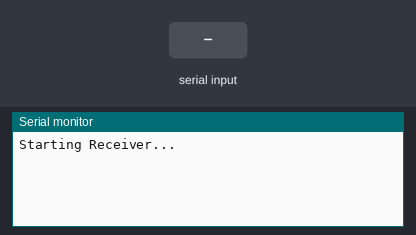
The sketch below on a simulated ESP32. On the bench: the last lines printed to the serial monitor. Inputs (shaded band) come from the test bench.

Above: at 1.2 s.
1.3 s: "1\n" received over the second serial link
At 1.7 s:
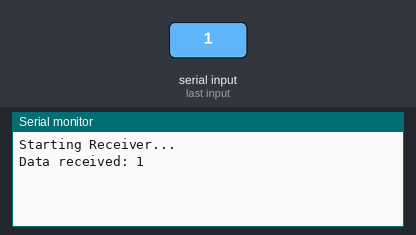
2.8 s: "0\n" received over the second serial link
At 4.0 s:
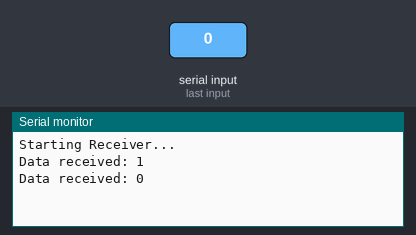
4.3 s: "2\n" received over the second serial link
At 5.3 s:
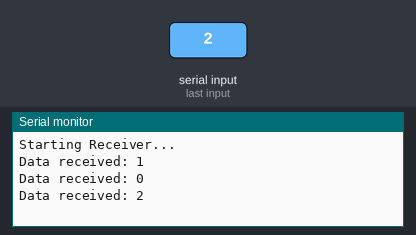

Measured:
- after the input at 1.3 s, the serial monitor: prints a new line at once (image 1)
- after the input at 2.8 s, the serial monitor: prints a new line at once (image 2)
- after the input at 4.3 s, the serial monitor: prints a new line at once (image 3)

The sketch:

TestReadUART2.ino
```cpp
#include "HardwareSerial.h"

HardwareSerial MySerial(1);  // Use UART1

void setup() {
  // Initialize UART1 at 9600 baud, with RX on GPIO 16 and TX on GPIO 17
  MySerial.begin(9600, SERIAL_8N1, 16, 17);
  Serial.begin(115200);  // Initialize the main serial for debugging

  Serial.println("Starting Receiver...");
}

void loop() {
  if (MySerial.available()) {
    // Read until newline ('\n') to capture one message at a time
    String receivedMessage = MySerial.readStringUntil('\n');
    if (receivedMessage.length() > 0) {
      Serial.println("Data received: " + receivedMessage);  // Debugging
    }
  }
  delay(100);  // Small delay to avoid rapid looping
}
```
